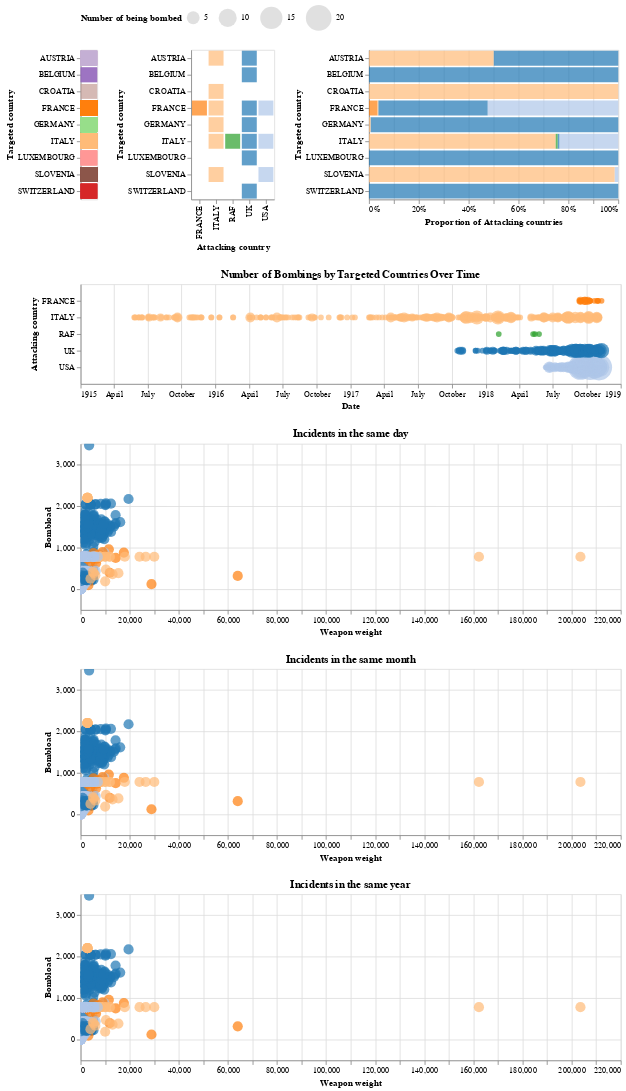

Here is the notebook cell this chart was saved with:
### Code cell
((legend | attacked_by | bombed_count) & 
(bombing_over_time) &
(same_day_incidents) & 
(same_month_incidents) & 
(same_year_incidents))

### Figure 1 — Vega-Lite specification as saved in the notebook (floating-point values rounded to 4 significant figures; data arrays with more than 128 entries replaced by an {"elided": "..."} marker saying what was removed)
{"config": {"view": {"continuousWidth": 300, "continuousHeight": 300}}, "vconcat": [{"hconcat": [{"mark": {"type": "bar", "opacity": {"expr": "param_1"}}, "encoding": {"color": {"condition": {"test": {"and": [{"param": "param_8"}, {"param": "param_2"}]}, "field": "TGTCOUNTRY", "legend": null, "scale": {"domain": ["UK", "USA", "FRANCE", "ITALY", "RAF", "GERMANY", "SWITZERLAND", "LUXEMBOURG", "BELGIUM", "AUSTRIA", "SLOVENIA", "CROATIA"], "scheme": "category20"}, "type": "nominal"}, "value": "lightgray"}, "y": {"axis": {"orient": "left", "title": "Targeted country"}, "field": "TGTCOUNTRY", "type": "nominal"}}, "name": "view_8"}, {"mark": {"type": "bar", "opacity": {"expr": "param_1"}}, "encoding": {"color": {"condition": {"test": {"and": [{"param": "param_8"}, {"param": "param_2"}]}, "field": "COUNTRY", "legend": null, "scale": {"domain": ["UK", "USA", "FRANCE", "ITALY", "RAF", "GERMANY", "SWITZERLAND", "LUXEMBOURG", "BELGIUM", "AUSTRIA", "SLOVENIA", "CROATIA"], "scheme": "category20"}, "type": "nominal"}, "value": "lightgray"}, "tooltip": [{"field": "COUNTRY", "type": "nominal"}, {"field": "TGTCOUNTRY", "type": "nominal"}, {"aggregate": "count", "field": "TGTCOUNTRY", "type": "quantitative"}], "x": {"axis": {"title": "Attacking country"}, "field": "COUNTRY", "type": "nominal"}, "y": {"axis": {"title": "Targeted country"}, "field": "TGTCOUNTRY", "type": "nominal"}}, "name": "view_9"}, {"mark": {"type": "bar", "opacity": {"expr": "param_1"}}, "encoding": {"color": {"condition": {"test": {"and": [{"param": "param_8"}, {"param": "param_2"}]}, "field": "COUNTRY", "legend": null, "scale": {"domain": ["UK", "USA", "FRANCE", "ITALY", "RAF", "GERMANY", "SWITZERLAND", "LUXEMBOURG", "BELGIUM", "AUSTRIA", "SLOVENIA", "CROATIA"], "scheme": "category20"}, "type": "nominal"}, "value": "lightgray"}, "tooltip": [{"field": "COUNTRY", "type": "nominal"}, {"field": "TGTCOUNTRY", "type": "nominal"}, {"aggregate": "count", "field": "COUNTRY", "type": "quantitative"}], "x": {"aggregate": "count", "axis": {"title": "Proportion of Attacking countries"}, "field": "COUNTRY", "stack": "normalize", "type": "quantitative"}, "y": {"axis": {"title": "Targeted country"}, "field": "TGTCOUNTRY", "type": "nominal"}}, "name": "view_10"}]}, {"mark": {"type": "circle", "opacity": {"expr": "param_1"}}, "encoding": {"color": {"condition": {"param": "param_8", "field": "COUNTRY", "legend": null, "scale": {"domain": ["UK", "USA", "FRANCE", "ITALY", "RAF", "GERMANY", "SWITZERLAND", "LUXEMBOURG", "BELGIUM", "AUSTRIA", "SLOVENIA", "CROATIA"], "scheme": "category20"}, "type": "nominal"}, "value": "lightgray"}, "order": {"aggregate": "count", "field": "TGTCOUNTRY", "sort": "descending", "type": "quantitative"}, "size": {"aggregate": "count", "field": "TGTCOUNTRY", "legend": {"orient": "top", "titleOrient": "left"}, "scale": {"range": [0, 1000]}, "title": "Number of being bombed", "type": "quantitative"}, "tooltip": [{"field": "COUNTRY", "type": "nominal"}, {"field": "TGTCOUNTRY", "type": "nominal"}, {"aggregate": "count", "field": "TGTCOUNTRY", "type": "quantitative"}, {"field": "MSNDATE", "type": "temporal"}], "x": {"axis": {"title": "Date"}, "field": "MSNDATE", "scale": {"clamp": true, "domain": ["1915", "1919"]}, "type": "temporal"}, "y": {"axis": {"title": "Attacking country"}, "field": "COUNTRY", "scale": {"nice": 10, "padding": 1, "zero": false}, "type": "nominal"}}, "name": "view_11", "title": "Number of Bombings by Targeted Countries Over Time", "transform": [{"filter": {"and": [{"param": "param_8"}, {"param": "param_2"}]}}], "width": 650}, {"mark": {"type": "circle", "opacity": {"expr": "param_1"}}, "encoding": {"color": {"condition": {"test": {"and": [{"param": "param_8"}, {"param": "param_2"}]}, "field": "COUNTRY", "legend": null, "scale": {"domain": ["UK", "USA", "FRANCE", "ITALY", "RAF", "GERMANY", "SWITZERLAND", "LUXEMBOURG", "BELGIUM", "AUSTRIA", "SLOVENIA", "CROATIA"], "scheme": "category20"}, "type": "nominal"}, "value": "lightgray"}, "size": {"value": 150}, "tooltip": [{"field": "COUNTRY", "type": "nominal"}, {"field": "TGTCOUNTRY", "type": "nominal"}, {"field": "MSNDATE", "type": "temporal"}, {"field": "WEAPONWEIGHT", "type": "quantitative"}, {"field": "BOMBLOAD", "type": "quantitative"}], "x": {"axis": {"title": "Weapon weight"}, "field": "WEAPONWEIGHT", "type": "quantitative"}, "y": {"axis": {"title": "Bombload"}, "field": "BOMBLOAD", "scale": {"nice": 10, "padding": 1, "zero": false}, "type": "quantitative"}}, "height": 200, "name": "view_12", "title": "Incidents in the same day", "transform": [{"filter": {"param": "param_4"}}], "width": 650}, {"mark": {"type": "circle", "opacity": {"expr": "param_1"}}, "encoding": {"color": {"condition": {"test": {"and": [{"param": "param_8"}, {"param": "param_2"}]}, "field": "COUNTRY", "legend": null, "scale": {"domain": ["UK", "USA", "FRANCE", "ITALY", "RAF", "GERMANY", "SWITZERLAND", "LUXEMBOURG", "BELGIUM", "AUSTRIA", "SLOVENIA", "CROATIA"], "scheme": "category20"}, "type": "nominal"}, "value": "lightgray"}, "size": {"value": 150}, "tooltip": [{"field": "COUNTRY", "type": "nominal"}, {"field": "TGTCOUNTRY", "type": "nominal"}, {"field": "MSNDATE", "type": "temporal"}, {"field": "WEAPONWEIGHT", "type": "quantitative"}, {"field": "BOMBLOAD", "type": "quantitative"}], "x": {"axis": {"title": "Weapon weight"}, "field": "WEAPONWEIGHT", "type": "quantitative"}, "y": {"axis": {"title": "Bombload"}, "field": "BOMBLOAD", "scale": {"nice": 10, "padding": 1, "zero": false}, "type": "quantitative"}}, "height": 200, "name": "view_13", "title": "Incidents in the same month", "transform": [{"filter": {"param": "param_6"}}], "width": 650}, {"mark": {"type": "circle", "opacity": {"expr": "param_1"}}, "encoding": {"color": {"condition": {"test": {"and": [{"param": "param_8"}, {"param": "param_2"}]}, "field": "COUNTRY", "legend": null, "scale": {"domain": ["UK", "USA", "FRANCE", "ITALY", "RAF", "GERMANY", "SWITZERLAND", "LUXEMBOURG", "BELGIUM", "AUSTRIA", "SLOVENIA", "CROATIA"], "scheme": "category20"}, "type": "nominal"}, "value": "lightgray"}, "size": {"value": 150}, "tooltip": [{"field": "COUNTRY", "type": "nominal"}, {"field": "TGTCOUNTRY", "type": "nominal"}, {"field": "MSNDATE", "type": "temporal"}, {"field": "WEAPONWEIGHT", "type": "quantitative"}, {"field": "BOMBLOAD", "type": "quantitative"}], "x": {"axis": {"title": "Weapon weight"}, "field": "WEAPONWEIGHT", "type": "quantitative"}, "y": {"axis": {"title": "Bombload"}, "field": "BOMBLOAD", "scale": {"nice": 10, "padding": 1, "zero": false}, "type": "quantitative"}}, "height": 200, "name": "view_14", "title": "Incidents in the same year", "transform": [{"filter": {"param": "param_5"}}], "width": 650}], "data": {"name": "data-7e6c590a08333399603a6b3cc9951a69"}, "params": [{"name": "param_1", "bind": {"input": "range", "max": 1, "min": 0, "name": "opacity:", "step": 0.05}, "value": 0.7}, {"name": "param_8", "select": {"type": "point", "fields": ["TGTCOUNTRY"]}, "views": ["view_8", "view_9", "view_10"]}, {"name": "param_2", "select": {"type": "interval"}, "views": ["view_9", "view_10", "view_12", "view_13", "view_14"]}, {"name": "param_9", "select": {"type": "point", "fields": ["COUNTRY"], "nearest": true, "on": "click"}, "views": ["view_9"]}, {"name": "param_10", "select": {"type": "interval", "encodings": ["x", "y"]}, "bind": "scales", "views": ["view_9"]}, {"name": "param_4", "select": {"type": "point", "fields": ["MSNDATE"], "nearest": true, "on": "click"}, "views": ["view_11", "view_12"]}, {"name": "param_6", "select": {"type": "point", "fields": ["month"], "nearest": true, "on": "click"}, "views": ["view_11"]}, {"name": "param_5", "select": {"type": "point", "fields": ["year"], "nearest": true, "on": "click"}, "views": ["view_11"]}, {"name": "param_11", "select": {"type": "interval", "encodings": ["x", "y"]}, "bind": "scales", "views": ["view_11"]}, {"name": "param_12", "select": {"type": "interval", "encodings": ["x", "y"]}, "bind": "scales", "views": ["view_12"]}, {"name": "param_14", "select": {"type": "interval", "encodings": ["x", "y"]}, "bind": "scales", "views": ["view_13"]}, {"name": "param_13", "select": {"type": "interval", "encodings": ["x", "y"]}, "bind": "scales", "views": ["view_14"]}], "$schema": "https://vega.github.io/schema/vega-lite/v5.16.3.json", "datasets": {"data-7e6c590a08333399603a6b3cc9951a69": {"elided": "1383 records"}}}
